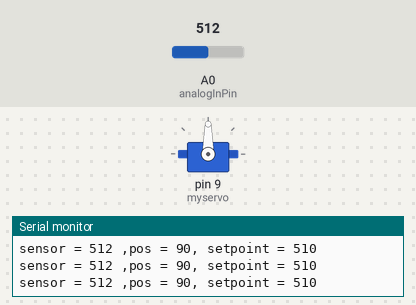
This sketch was run on a simulated Arduino Uno, built with avr-gcc and run on an emulated ATmega328P. Parts: servo, the last lines printed to the serial monitor. The test bench sets the inputs (shaded band); at power-on: A0 (analogInPin) = 512.

Above: at 1.2 s.
1.3 s: A0 (analogInPin) set to 533
At 2.5 s:
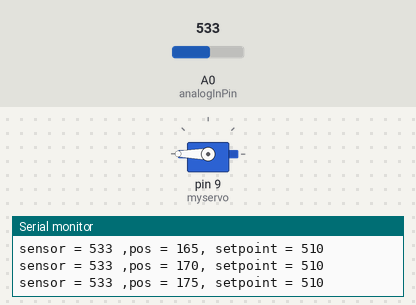
4.3 s: A0 (analogInPin) set to 306
At 5.9 s:
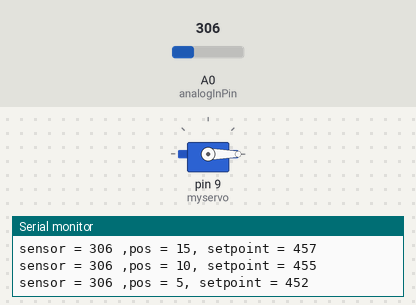
Timing chart, 0 to 13.3 s (numbered marks = the images above; inputs shaded):
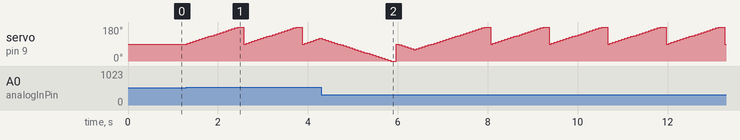

Measured:
- the behaviour switches between 522 and 523 on A0 (analogInPin) (found by bisection; images 0 and 1)
- after the input at 1.3 s, servo on pin 9 (myservo): 90° → 95° at once, then repeats every 1.3 s: 100° 0.07 s, 105° 0.07 s, 110° 0.07 s, 115° 0.07 s, 120° 0.07 s, 125° 0.07 s, 130° 0.07 s, 135° 0.07 s, 140° 0.07 s, 145° 0.07 s, 150° 0.07 s, 155° 0.07 s, 160° 0.07 s, 165° 0.07 s, 170° 0.07 s, 175° 0.07 s, 180° 0.13 s, 90° 0.05 s, 95° 0.07 s

The sketch:

commutator_ardiuno_trial_1.ino
```cpp
//  Active Commutator
// 01.13.15
// WALIII

// Hall sensor controlled active commutator, driven by a servo motor
// Inspired by :
//
//
#include <Servo.h>

Servo myservo;

int pos = 90;
const int analogInPin = A0;
int sensorValue = 0;        // value read from the pot
//int initialSetpoint = 510;
int setpoint = 510;
int sensitivity = 12;
int temp = 0;
int cnt = 0;
int newAvgValue = 0;

void setup() {
  // initialize serial communications at 9600 bps:
  Serial.begin(9600);
  myservo.attach(9);  // attaches the servo on pin 9 to the servo object
}
void loop() {


  sensorValue = analogRead(analogInPin);

  Serial.print("sensor = " );
  Serial.print(sensorValue);
  Serial.print(" ,pos = " );
  Serial.print(pos);

  if(sensorValue> setpoint+sensitivity){
      pos = pos+5;
  myservo.write(pos);
  delay(15);
}

  if(sensorValue < setpoint-sensitivity){
    pos = pos-5;
    myservo.write(pos);
    delay(15);
}

if(sensorValue > setpoint-sensitivity && sensorValue < setpoint+sensitivity){
pos = 90;
   myservo.write(pos);
}

if(sensorValue < setpoint-10 || sensorValue > setpoint+10){
    temp = temp + sensorValue;
    cnt = cnt + 1;
    if(cnt > 50){
      newAvgValue = temp / cnt;
      setpoint = newAvgValue;
    }
 } else{
    temp = 0;
    cnt = 0;
    //setpoint = initialSetpoint;
}
  Serial.print(", setpoint = ");
  Serial.println(setpoint);

if(pos > 180 || pos < 0){
  pos = 90;
  delay(50);
  myservo.write(pos);
}

  delay(50);
}
```
